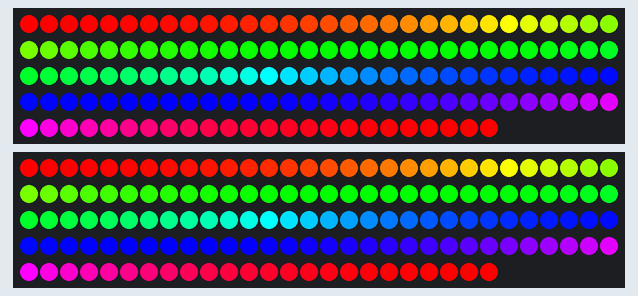
The sketch below on a simulated Arduino Uno, built with avr-gcc and run on an emulated ATmega328P. On the bench: 2 × 144 RGB LEDs in strip order, left to right, continuing on the next row. The strip is taken to match the declared colour order.

Above: at 0.56 s.
At 5.11 s:
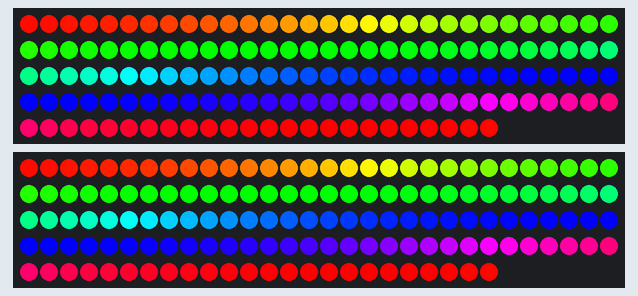
At 10.03 s:
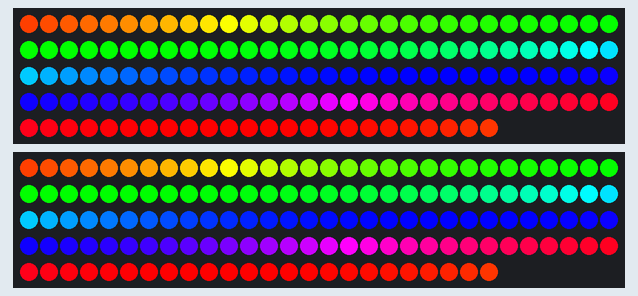
At 19.88 s:
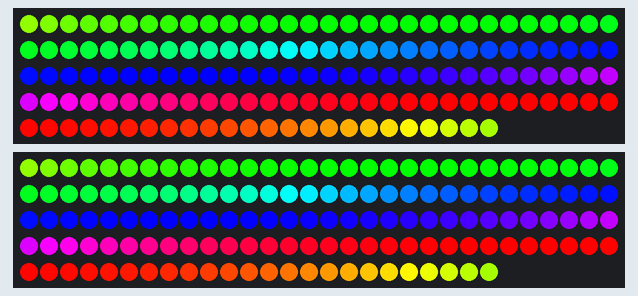
At 29.73 s:
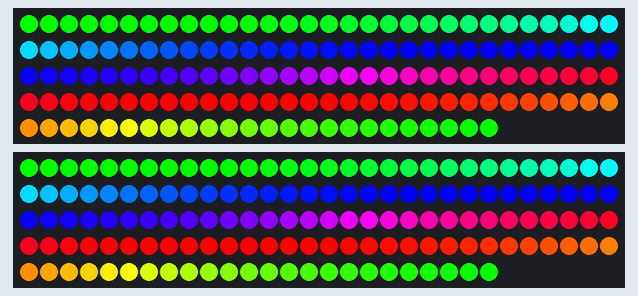
At 39.58 s:
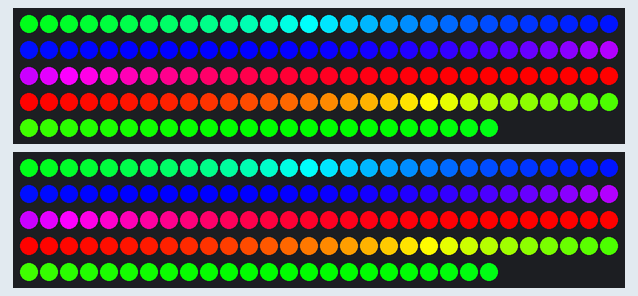

The sketch:

led-strip-rgbw3.ino
```cpp
/*
    Hello World Rainbow test with two LED Strips (SK6812)
*/

#include <Adafruit_NeoPixel.h>

#define NUMPIXELS 144

Adafruit_NeoPixel pixels_left(NUMPIXELS, 5, NEO_RGBW + NEO_KHZ800);
Adafruit_NeoPixel pixels_right(NUMPIXELS, 6, NEO_RGBW + NEO_KHZ800);

#define DELAYVAL 5

void setup() {
  pixels_left.begin();
  pixels_right.begin();
}

void loop() {
  for(long firstPixelHue = 0; firstPixelHue < 5*65536; firstPixelHue += 256) {
    for(int i=0; i<NUMPIXELS; i++) {
      int pixelHue = firstPixelHue + (i * 65536L / NUMPIXELS);
      pixels_left.setPixelColor(i, pixels_left.gamma32(pixels_left.ColorHSV(pixelHue)));
      pixels_right.setPixelColor(i, pixels_right.gamma32(pixels_right.ColorHSV(pixelHue)));
    }
    pixels_left.show();
    pixels_right.show();
    delay(DELAYVAL);
  }
}
```
